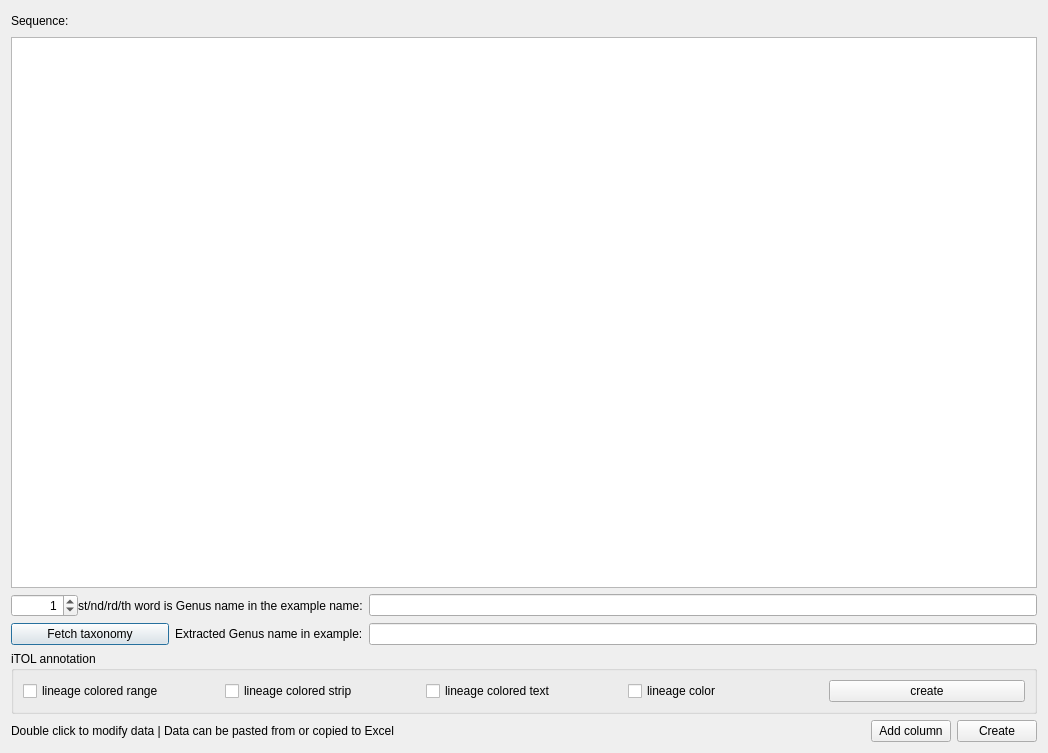
<?xml version="1.0" encoding="UTF-8"?>
<ui version="4.0">
 <class>annotation_editor</class>
 <widget class="QDialog" name="annotation_editor">
  <property name="geometry">
   <rect>
    <x>0</x>
    <y>0</y>
    <width>1048</width>
    <height>753</height>
   </rect>
  </property>
  <property name="windowTitle">
   <string>Annotation editor</string>
  </property>
  <layout class="QVBoxLayout" name="verticalLayout">
   <item>
    <layout class="QGridLayout" name="gridLayout_2">
     <item row="0" column="0">
      <layout class="QHBoxLayout" name="horizontalLayout_2">
       <item>
        <widget class="QLabel" name="label_2">
         <property name="text">
          <string>Sequence:</string>
         </property>
        </widget>
       </item>
       <item>
        <spacer name="horizontalSpacer_2">
         <property name="orientation">
          <enum>Qt::Horizontal</enum>
         </property>
         <property name="sizeHint" stdset="0">
          <size>
           <width>40</width>
           <height>20</height>
          </size>
         </property>
        </spacer>
       </item>
      </layout>
     </item>
     <item row="1" column="0">
      <widget class="MyTableView" name="tableView">
       <property name="sizeAdjustPolicy">
        <enum>QAbstractScrollArea::AdjustToContents</enum>
       </property>
      </widget>
     </item>
     <item row="2" column="0">
      <layout class="QGridLayout" name="gridLayout">
       <item row="1" column="1">
        <widget class="QLineEdit" name="lineEdit_2">
         <property name="readOnly">
          <bool>true</bool>
         </property>
        </widget>
       </item>
       <item row="0" column="0">
        <layout class="QHBoxLayout" name="horizontalLayout">
         <property name="spacing">
          <number>0</number>
         </property>
         <item>
          <widget class="QSpinBox" name="spinBox">
           <property name="alignment">
            <set>Qt::AlignRight|Qt::AlignTrailing|Qt::AlignVCenter</set>
           </property>
           <property name="maximum">
            <number>9999999</number>
           </property>
           <property name="value">
            <number>1</number>
           </property>
          </widget>
         </item>
         <item>
          <widget class="QLabel" name="label_4">
           <property name="text">
            <string>st/nd/rd/th word is Genus name in the example name:</string>
           </property>
          </widget>
         </item>
        </layout>
       </item>
       <item row="0" column="1">
        <widget class="QLineEdit" name="lineEdit">
         <property name="readOnly">
          <bool>true</bool>
         </property>
        </widget>
       </item>
       <item row="1" column="0">
        <layout class="QHBoxLayout" name="horizontalLayout_4">
         <item>
          <widget class="QPushButton" name="pushButton_6">
           <property name="text">
            <string>Fetch taxonomy</string>
           </property>
          </widget>
         </item>
         <item>
          <widget class="QLabel" name="label_5">
           <property name="text">
            <string>Extracted Genus name in example:</string>
           </property>
          </widget>
         </item>
        </layout>
       </item>
      </layout>
     </item>
     <item row="3" column="0">
      <widget class="QGroupBox" name="groupBox">
       <property name="title">
        <string>iTOL annotation</string>
       </property>
       <layout class="QHBoxLayout" name="horizontalLayout_5">
        <item>
         <widget class="QCheckBox" name="checkBox">
          <property name="text">
           <string>lineage colored range</string>
          </property>
         </widget>
        </item>
        <item>
         <widget class="QCheckBox" name="checkBox_2">
          <property name="text">
           <string>lineage colored strip</string>
          </property>
         </widget>
        </item>
        <item>
         <widget class="QCheckBox" name="checkBox_3">
          <property name="text">
           <string>lineage colored text</string>
          </property>
         </widget>
        </item>
        <item>
         <widget class="QCheckBox" name="checkBox_4">
          <property name="text">
           <string>lineage color</string>
          </property>
         </widget>
        </item>
        <item>
         <widget class="QPushButton" name="pushButton_13">
          <property name="text">
           <string>create</string>
          </property>
         </widget>
        </item>
       </layout>
      </widget>
     </item>
     <item row="4" column="0">
      <layout class="QHBoxLayout" name="horizontalLayout_3">
       <item>
        <widget class="QLabel" name="label">
         <property name="text">
          <string>Double click to modify data | Data can be pasted from or copied to Excel</string>
         </property>
        </widget>
       </item>
       <item>
        <spacer name="horizontalSpacer">
         <property name="orientation">
          <enum>Qt::Horizontal</enum>
         </property>
         <property name="sizeHint" stdset="0">
          <size>
           <width>138</width>
           <height>21</height>
          </size>
         </property>
        </spacer>
       </item>
       <item>
        <widget class="QPushButton" name="pushButton_2">
         <property name="text">
          <string>Add column</string>
         </property>
         <property name="icon">
          <iconset>
           <normaloff>:/ete icons/add-icon.png</normaloff>:/ete icons/add-icon.png</iconset>
         </property>
        </widget>
       </item>
       <item>
        <widget class="QPushButton" name="pushButton">
         <property name="text">
          <string>Create</string>
         </property>
        </widget>
       </item>
      </layout>
     </item>
    </layout>
   </item>
  </layout>
 </widget>
 <customwidgets>
  <customwidget>
   <class>MyTableView</class>
   <extends>QTableView</extends>
   <header>src.CustomWidget2.h</header>
  </customwidget>
 </customwidgets>
 <resources>
  <include location="../myRes.qrc"/>
 </resources>
 <connections/>
</ui>
